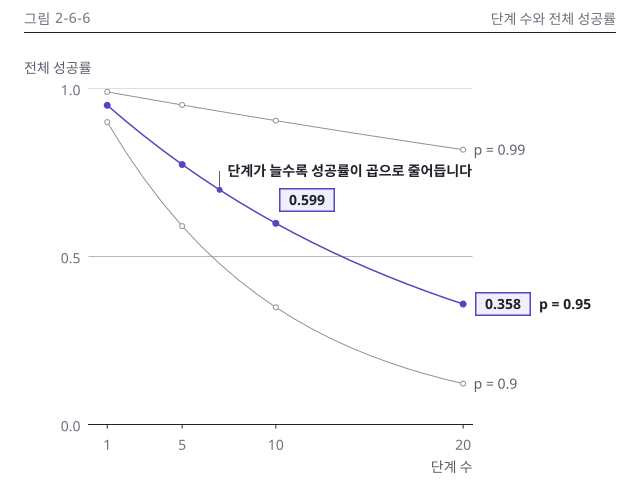

The Python source for this figure:
"""그림 2-6-6: 단계 수에 따른 전체 성공률(정본 N6-1만 씀).

설계서(2권 5장 6장 그림 명세): 단계 수에 따른 전체 성공률 곡선, p = 0.99, 0.95, 0.9 세 줄(N6-1).
  강조 선은 p = 0.95(E6-1 손계산과 같은 선)
메시지(6.1절): 단계가 늘수록 전체 성공률은 곱으로 빠르게 떨어집니다
값: 2권 설계서 7장 N6-1. 전체 성공률 = p^n(단계마다 독립 가정, E6-1)
  p=0.99: 1, 5, 10, 20단계 → 0.99, 0.951, 0.904, 0.818
  p=0.95: 0.95, 0.774, 0.599, 0.358
  p=0.9:  0.9, 0.590, 0.349, 0.122

구성: 가로축은 단계 수 n(1~20), 세로축은 전체 성공률 0~1. 선은 정수 n마다 p^n을 이은 것이고,
점은 정본 표가 값을 정한 1, 5, 10, 20단계에만 찍습니다. p = 0.95 선만 메시지 선(강조색)이고
나머지 둘은 맥락 선입니다. 강조는 메시지 선과 칩 2개(10단계 0.599, 20단계 0.358)입니다(6.2절).
칩 숫자는 정본 문자열 그대로이고, 1~20 사이 다른 정수의 값은 그림에 숫자로 적지 않습니다.

실행: .venv/bin/python vol2-agent/ch06/figures/2-6-6.py [미리보기폴더]
      출력은 2-6-6.svg(640 × 480) 하나입니다. EPUB 세로 변형은 두지 않습니다(5.11절 필수 대상 아님).
      폭 400 세로 변형을 시험했으나 지시선 문장이 칩 0.599와 겹치고 캔버스를 넘어 뺐습니다.
"""
import sys
from pathlib import Path

ROOT = Path(__file__).resolve().parents[3]
sys.path.insert(0, str(ROOT / "assets/charts"))
import figlib as fl  # noqa: E402

STEPS = [1, 5, 10, 20]
# N6-1 정본 문자열 그대로(칩 숫자와 대조하려고 문자열로 둔다)
N61 = {
    "0.99": ["0.99", "0.951", "0.904", "0.818"],
    "0.95": ["0.95", "0.774", "0.599", "0.358"],
    "0.9": ["0.9", "0.590", "0.349", "0.122"],
}
N = list(range(1, 21))
MARK = [N.index(s) for s in STEPS]  # 점은 정본 단계에만

MSG = "단계가 늘수록 성공률이 곱으로 줄어듭니다"
DESC = ("단계별 성공률 p가 0.99, 0.95, 0.9일 때 단계 수 1~20에 따른 전체 성공률을 선 그래프로 "
        "나타냈습니다. 세로축은 전체 성공률 0~1입니다. p = 0.95면 5단계 0.774, 10단계 0.599, "
        "20단계 0.358로 줄고, p = 0.99는 20단계 0.818, p = 0.9는 20단계 0.122입니다. "
        "단계가 늘수록 전체 성공률은 곱으로 빠르게 떨어집니다.")

# 축 영역 px (왼, 위, 오른, 아래)
LAYOUT = {
    "body": dict(width="body", height=480, plot=(88, 88, 472, 424), leader_x=7, out="2-6-6.svg"),
}


def build(variant, preview_dir=None):
    lay = LAYOUT[variant]
    fig, ax = fl.figure(lay["width"], height=lay["height"], plot=lay["plot"])
    fl.header(fig, "그림 2-6-6", "단계 수와 전체 성공률")
    fl.y_title(ax, "전체 성공률")
    fl.x_title(ax, "단계 수")

    ax.set_xlim(0, 20.5)
    ax.set_xticks(STEPS)
    ax.set_ylim(0, 1)
    ax.set_yticks([0, 0.5, 1])
    fl.fixed_decimals(ax, "y", 1)

    lines = {}
    for p in ("0.99", "0.9", "0.95"):  # 메시지 선을 마지막에 그려 위에 오게 한다
        pv = float(p)
        role = "message" if p == "0.95" else "context"
        lines[p] = fl.line(ax, N, [pv ** n for n in N], role=role, markevery=MARK)

    v95 = [float(s) for s in N61["0.95"]]
    # 메시지가 기대는 숫자 두 개만 칩(강조 칩 2개 이하). 선이 오른쪽 아래로 내려가므로 위 오른쪽에 붙인다
    fl.chip(ax, 10, v95[2], N61["0.95"][2], accent=True, canon="N6-1", side="above-right")
    end_side = lay.get("end_side", "right")
    end_chip = fl.chip(ax, 20, v95[3], N61["0.95"][3], accent=True, canon="N6-1", side=end_side)
    top = dict(line=lines["0.95"], text="p = 0.95")
    if end_side == "right":
        top["after"] = end_chip

    fl.direct_labels(ax, [
        dict(line=lines["0.99"], text="p = 0.99"),
        top,
        dict(line=lines["0.9"], text="p = 0.9"),
    ])

    # 점은 메시지 선 위(5단계와 10단계 사이), 문장은 자동 배치(선, 칩, 라벨, 보조선을 피한다)
    fl.leader(ax, fl.on_line(lines["0.95"], lay["leader_x"]), MSG)

    out = Path(__file__).with_name(lay["out"])
    title = "그림 2-6-6 단계 수에 따른 전체 성공률"
    fl.save(fig, out, title=title, desc=DESC, preview_dir=preview_dir)
    print(out)


build("body", preview_dir=str(Path(sys.argv[1]).resolve()) if len(sys.argv) > 1 else None)
